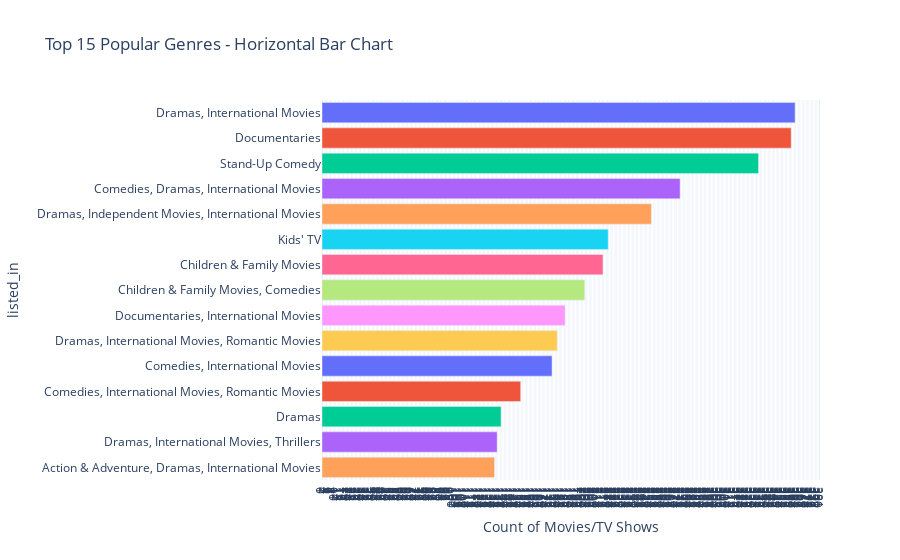

The cell this chart's notebook holds for it:
### Code cell
#bar chart for top 15 genre across netflix

genre_counts = exploded_genre['listed_in'].value_counts().reset_index()
genre_counts.columns = ['listed_in', 'Count']

top_15_genre_counts = genre_counts.head(15)

#horizontal bar chart
fig = px.bar(top_15_genre_counts, 
             x='Count', 
             y='listed_in', 
             orientation='h', 
             title='Top 15 Popular Genres - Horizontal Bar Chart', 
             color='listed_in', 
             template='plotly')

fig.update_layout(
    xaxis_title='Count of Movies/TV Shows',
    yaxis_title='listed_in',
    xaxis=dict(tickmode='linear'),
    showlegend=False
)

fig.show()

### Figure 1 — Plotly figure (JSON) as saved in the notebook; plotly's stock layout.template omitted (floating-point values rounded to 4 significant figures)
{"data": [{"alignmentgroup": "True", "hovertemplate": "listed_in=%{y}<br>Count=%{x}<extra></extra>", "legendgroup": "Dramas, International Movies", "marker": {"color": "#636efa", "pattern": {"shape": ""}}, "name": "Dramas, International Movies", "offsetgroup": "Dramas, International Movies", "orientation": "h", "showlegend": true, "textposition": "auto", "type": "bar", "x": [362], "xaxis": "x", "y": ["Dramas, International Movies"], "yaxis": "y"}, {"alignmentgroup": "True", "hovertemplate": "listed_in=%{y}<br>Count=%{x}<extra></extra>", "legendgroup": "Documentaries", "marker": {"color": "#EF553B", "pattern": {"shape": ""}}, "name": "Documentaries", "offsetgroup": "Documentaries", "orientation": "h", "showlegend": true, "textposition": "auto", "type": "bar", "x": [359], "xaxis": "x", "y": ["Documentaries"], "yaxis": "y"}, {"alignmentgroup": "True", "hovertemplate": "listed_in=%{y}<br>Count=%{x}<extra></extra>", "legendgroup": "Stand-Up Comedy", "marker": {"color": "#00cc96", "pattern": {"shape": ""}}, "name": "Stand-Up Comedy", "offsetgroup": "Stand-Up Comedy", "orientation": "h", "showlegend": true, "textposition": "auto", "type": "bar", "x": [334], "xaxis": "x", "y": ["Stand-Up Comedy"], "yaxis": "y"}, {"alignmentgroup": "True", "hovertemplate": "listed_in=%{y}<br>Count=%{x}<extra></extra>", "legendgroup": "Comedies, Dramas, International Movies", "marker": {"color": "#ab63fa", "pattern": {"shape": ""}}, "name": "Comedies, Dramas, International Movies", "offsetgroup": "Comedies, Dramas, International Movies", "orientation": "h", "showlegend": true, "textposition": "auto", "type": "bar", "x": [274], "xaxis": "x", "y": ["Comedies, Dramas, International Movies"], "yaxis": "y"}, {"alignmentgroup": "True", "hovertemplate": "listed_in=%{y}<br>Count=%{x}<extra></extra>", "legendgroup": "Dramas, Independent Movies, International Movies", "marker": {"color": "#FFA15A", "pattern": {"shape": ""}}, "name": "Dramas, Independent Movies, International Movies", "offsetgroup": "Dramas, Independent Movies, International Movies", "orientation": "h", "showlegend": true, "textposition": "auto", "type": "bar", "x": [252], "xaxis": "x", "y": ["Dramas, Independent Movies, International Movies"], "yaxis": "y"}, {"alignmentgroup": "True", "hovertemplate": "listed_in=%{y}<br>Count=%{x}<extra></extra>", "legendgroup": "Kids' TV", "marker": {"color": "#19d3f3", "pattern": {"shape": ""}}, "name": "Kids' TV", "offsetgroup": "Kids' TV", "orientation": "h", "showlegend": true, "textposition": "auto", "type": "bar", "x": [219], "xaxis": "x", "y": ["Kids' TV"], "yaxis": "y"}, {"alignmentgroup": "True", "hovertemplate": "listed_in=%{y}<br>Count=%{x}<extra></extra>", "legendgroup": "Children & Family Movies", "marker": {"color": "#FF6692", "pattern": {"shape": ""}}, "name": "Children & Family Movies", "offsetgroup": "Children & Family Movies", "orientation": "h", "showlegend": true, "textposition": "auto", "type": "bar", "x": [215], "xaxis": "x", "y": ["Children & Family Movies"], "yaxis": "y"}, {"alignmentgroup": "True", "hovertemplate": "listed_in=%{y}<br>Count=%{x}<extra></extra>", "legendgroup": "Children & Family Movies, Comedies", "marker": {"color": "#B6E880", "pattern": {"shape": ""}}, "name": "Children & Family Movies, Comedies", "offsetgroup": "Children & Family Movies, Comedies", "orientation": "h", "showlegend": true, "textposition": "auto", "type": "bar", "x": [201], "xaxis": "x", "y": ["Children & Family Movies, Comedies"], "yaxis": "y"}, {"alignmentgroup": "True", "hovertemplate": "listed_in=%{y}<br>Count=%{x}<extra></extra>", "legendgroup": "Documentaries, International Movies", "marker": {"color": "#FF97FF", "pattern": {"shape": ""}}, "name": "Documentaries, International Movies", "offsetgroup": "Documentaries, International Movies", "orientation": "h", "showlegend": true, "textposition": "auto", "type": "bar", "x": [186], "xaxis": "x", "y": ["Documentaries, International Movies"], "yaxis": "y"}, {"alignmentgroup": "True", "hovertemplate": "listed_in=%{y}<br>Count=%{x}<extra></extra>", "legendgroup": "Dramas, International Movies, Romantic Movies", "marker": {"color": "#FECB52", "pattern": {"shape": ""}}, "name": "Dramas, International Movies, Romantic Movies", "offsetgroup": "Dramas, International Movies, Romantic Movies", "orientation": "h", "showlegend": true, "textposition": "auto", "type": "bar", "x": [180], "xaxis": "x", "y": ["Dramas, International Movies, Romantic Movies"], "yaxis": "y"}, {"alignmentgroup": "True", "hovertemplate": "listed_in=%{y}<br>Count=%{x}<extra></extra>", "legendgroup": "Comedies, International Movies", "marker": {"color": "#636efa", "pattern": {"shape": ""}}, "name": "Comedies, International Movies", "offsetgroup": "Comedies, International Movies", "orientation": "h", "showlegend": true, "textposition": "auto", "type": "bar", "x": [176], "xaxis": "x", "y": ["Comedies, International Movies"], "yaxis": "y"}, {"alignmentgroup": "True", "hovertemplate": "listed_in=%{y}<br>Count=%{x}<extra></extra>", "legendgroup": "Comedies, International Movies, Romantic Movies", "marker": {"color": "#EF553B", "pattern": {"shape": ""}}, "name": "Comedies, International Movies, Romantic Movies", "offsetgroup": "Comedies, International Movies, Romantic Movies", "orientation": "h", "showlegend": true, "textposition": "auto", "type": "bar", "x": [152], "xaxis": "x", "y": ["Comedies, International Movies, Romantic Movies"], "yaxis": "y"}, {"alignmentgroup": "True", "hovertemplate": "listed_in=%{y}<br>Count=%{x}<extra></extra>", "legendgroup": "Dramas", "marker": {"color": "#00cc96", "pattern": {"shape": ""}}, "name": "Dramas", "offsetgroup": "Dramas", "orientation": "h", "showlegend": true, "textposition": "auto", "type": "bar", "x": [137], "xaxis": "x", "y": ["Dramas"], "yaxis": "y"}, {"alignmentgroup": "True", "hovertemplate": "listed_in=%{y}<br>Count=%{x}<extra></extra>", "legendgroup": "Dramas, International Movies, Thrillers", "marker": {"color": "#ab63fa", "pattern": {"shape": ""}}, "name": "Dramas, International Movies, Thrillers", "offsetgroup": "Dramas, International Movies, Thrillers", "orientation": "h", "showlegend": true, "textposition": "auto", "type": "bar", "x": [134], "xaxis": "x", "y": ["Dramas, International Movies, Thrillers"], "yaxis": "y"}, {"alignmentgroup": "True", "hovertemplate": "listed_in=%{y}<br>Count=%{x}<extra></extra>", "legendgroup": "Action & Adventure, Dramas, International Movies", "marker": {"color": "#FFA15A", "pattern": {"shape": ""}}, "name": "Action & Adventure, Dramas, International Movies", "offsetgroup": "Action & Adventure, Dramas, International Movies", "orientation": "h", "showlegend": true, "textposition": "auto", "type": "bar", "x": [132], "xaxis": "x", "y": ["Action & Adventure, Dramas, International Movies"], "yaxis": "y"}], "layout": {"autosize": true, "barmode": "relative", "legend": {"title": {"text": "listed_in"}, "tracegroupgap": 0}, "showlegend": false, "title": {"text": "Top 15 Popular Genres - Horizontal Bar Chart"}, "xaxis": {"anchor": "y", "autorange": false, "domain": [0, 1], "range": [4.547e-13, 381.1], "tickmode": "linear", "title": {"text": "Count of Movies/TV Shows"}, "type": "linear"}, "yaxis": {"anchor": "x", "autorange": false, "categoryarray": ["Action & Adventure, Dramas, International Movies", "Dramas, International Movies, Thrillers", "Dramas", "Comedies, International Movies, Romantic Movies", "Comedies, International Movies", "Dramas, International Movies, Romantic Movies", "Documentaries, International Movies", "Children & Family Movies, Comedies", "Children & Family Movies", "Kids' TV", "Dramas, Independent Movies, International Movies", "Comedies, Dramas, International Movies", "Stand-Up Comedy", "Documentaries", "Dramas, International Movies"], "categoryorder": "array", "domain": [0, 1], "range": [-0.5, 14.5], "title": {"text": "listed_in"}, "type": "category"}}}
